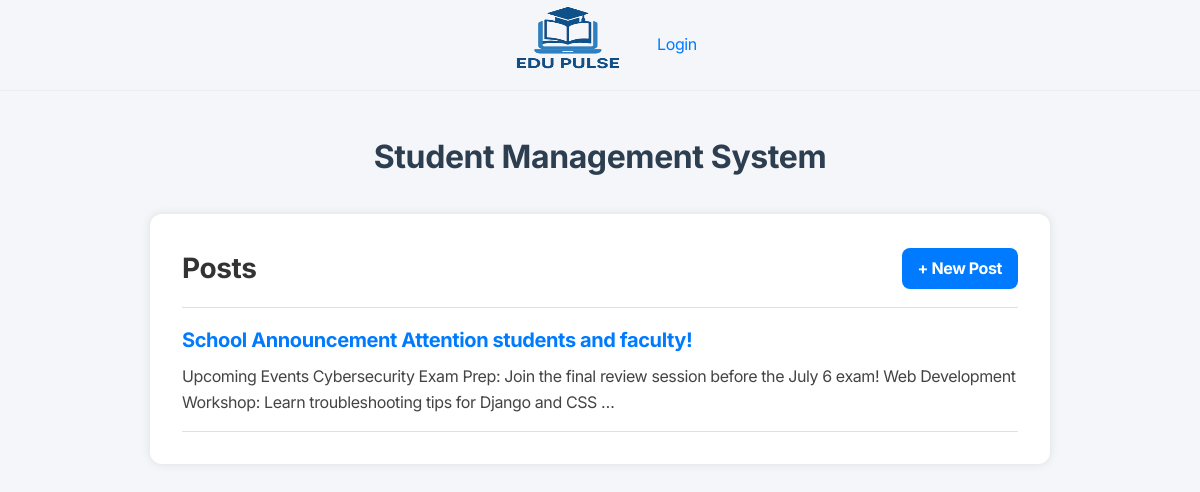
Page /post/ on the earlier database version.
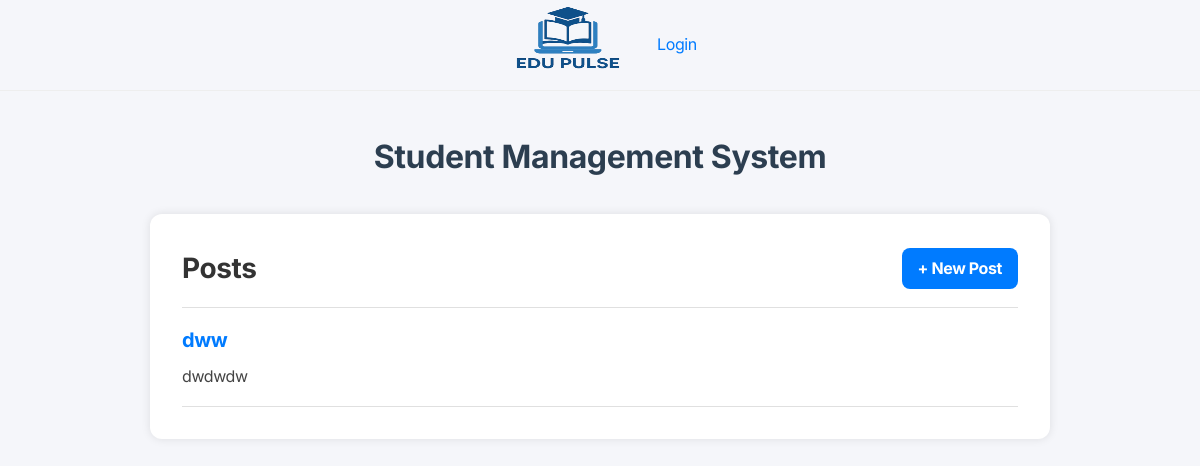
Same page on the later database version.
### app/models.py (models this page shows, shortened)
class Post(models.Model):
    title = models.CharField(max_length=200)
    author = models.ForeignKey("auth.User", on_delete=models.CASCADE)
    body = models.TextField()
    created_at = models.DateTimeField(auto_now_add=True)

### app/views.py (the view)
# urls.py: path('post/', PostListView.as_view(), name='post'),
class PostListView(ListView):
    model = Post
    context_object_name = 'posts'
    template_name = 'app/post_list.html'

### app/templates/app/post_list.html (shortened to what this page needs)
{% extends 'app/base.html' %}
{% block content %}
<div class="card">
    <div class="header-row">
        <h1>Posts</h1>
        <a href="{% url 'post_create' %}" class="btn">+ New Post</a>
    </div>
    {% for post in posts %}
        <div class="post-entry">
            <h2><a href="{% url 'post_detail' post.pk %}">{{ post.title }}</a></h2>
            <p>{{ post.body|truncatewords:25 }}</p>
        </div>
    {% empty %}
        <p>No posts available.</p>
    {% endfor %}
</div>
{% endblock %}

Differences in the rows shown:
removed Post: title "School Announcement Attention students and faculty!", body "Upcoming Events Cybersecurity Exam Prep: Join the final review session before the July 6 exam! Web Development Workshop: Learn troubleshooting tips for Django and CSS …"
added Post: title "dww", body "dwdwdw"
